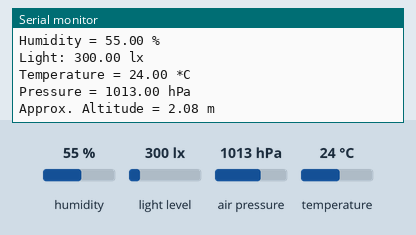
Recording of a sketch running on a simulated Arduino Uno, built with avr-gcc and run on an emulated ATmega328P. Shown: the last lines printed to the serial monitor. Inputs (shaded band) come from the test bench; at power-on: humidity 55 %, light level 300 lx, air pressure 1013 hPa, temperature 24 °C.

Above: at 1.2 s.
1.3 s: humidity set to 22 %
At 1.3 s:
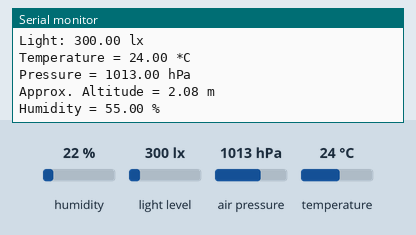
2.8 s: light level set to 40 lx
At 4.1 s:
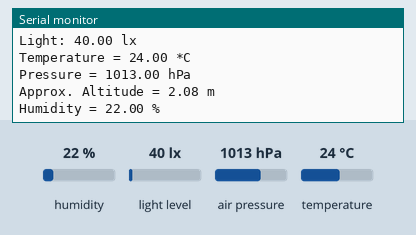
4.3 s: air pressure set to 1000 hPa
At 5.9 s:
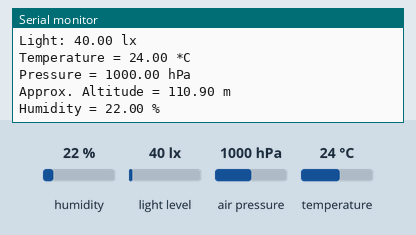
8.5 s: light level set to 500 lx
12.7 s: air pressure set to 952 hPa
At 13.1 s:
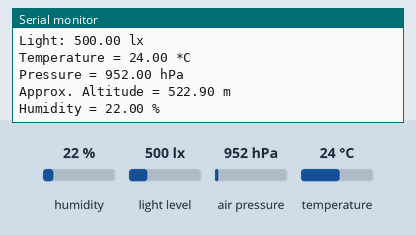
Timing chart, 0 to 15.7 s (numbered marks = the images above; inputs shaded):
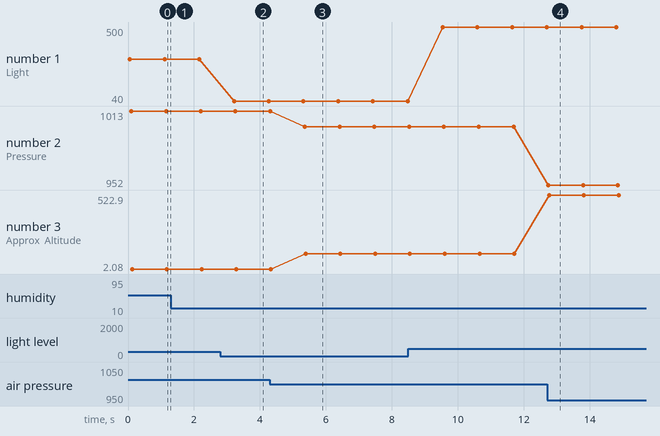

The sketch:

Environ_Light.ino
```cpp
#include <Wire.h>
#include <SPI.h>
#include <Adafruit_Sensor.h>
#include <Adafruit_BME280.h>
#include <BH1750.h>

#define BME_SCK 13
#define BME_MISO 12
#define BME_MOSI 11
#define BME_CS 10

#define SEALEVELPRESSURE_HPA (1013.25)

Adafruit_BME280 bme; // I2C
BH1750 lightMeter;


void setup(){
  Serial.begin(9600);
  Serial.println(F("BME280 test"));

  bool status;

  // default settings
  // (you can also pass in a Wire library object like &Wire2)
  status = bme.begin();
  if (!status) {
    Serial.println("Could not find a valid BME280 sensor, check wiring!");
    while (1);
  }

  Serial.println("-- Default Test --");

  Serial.println();

  //BH1750 part

  // Initialize the I2C bus (BH1750 library doesn't do this automatically)
  Wire.begin();
  // On esp8266 you can select SCL and SDA pins using Wire.begin(D4, D3);
  // For Wemos / Lolin D1 Mini Pro and the Ambient Light shield use Wire.begin(D2, D1);

  lightMeter.begin();

  Serial.println(F("BH1750 Test begin"));
}

void loop() {
  float lux = lightMeter.readLightLevel();
  Serial.print("Light: ");
  Serial.print(lux);
  Serial.println(" lx");
  printValues();
  delay(1000);
}

void printValues() {
  Serial.print("Temperature = ");
  Serial.print(bme.readTemperature());
  Serial.println(" *C");

  // Convert temperature to Fahrenheit
  /*Serial.print("Temperature = ");
  Serial.print(1.8 * bme.readTemperature() + 32);
  Serial.println(" *F");*/

  Serial.print("Pressure = ");
  Serial.print(bme.readPressure() / 100.0F);
  Serial.println(" hPa");

  Serial.print("Approx. Altitude = ");
  Serial.print(bme.readAltitude(SEALEVELPRESSURE_HPA));
  Serial.println(" m");

  Serial.print("Humidity = ");
  Serial.print(bme.readHumidity());
  Serial.println(" %");

  Serial.println();
}
```

Measured:
- after the input at 2.8 s, the serial monitor: prints a new line after 0.41 s (image 2)
- after the input at 4.3 s, the serial monitor: prints a new line after 1.1 s (image 3)
- after the input at 12.7 s, the serial monitor: prints a new line at once (image 4)
- plotted number 1: 300 → 40 after the input at 2.8 s, 40 → 500 after the input at 8.5 s
- plotted number 2: 1013 → 1000 after the input at 4.3 s, 1000 → 952 after the input at 12.7 s
- plotted number 3: 2.08 → 110.9 after the input at 4.3 s, 110.9 → 522.9 after the input at 12.7 s
